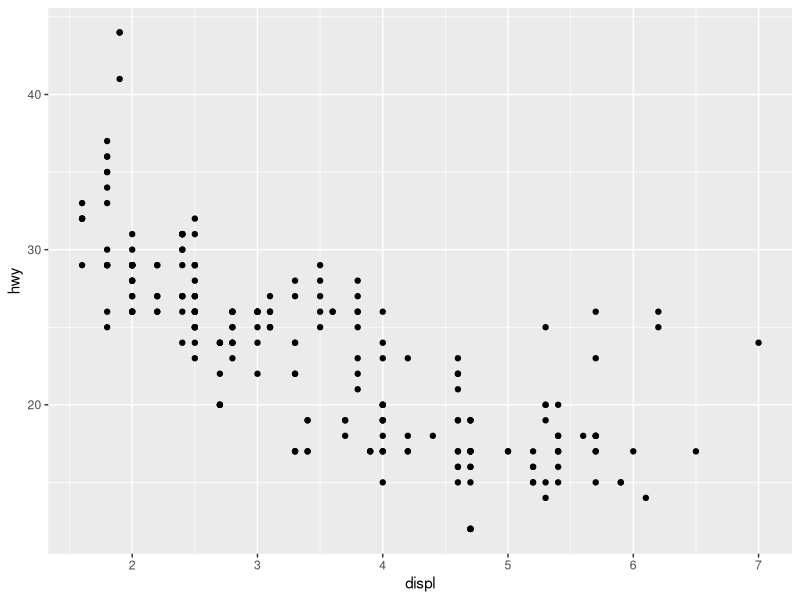
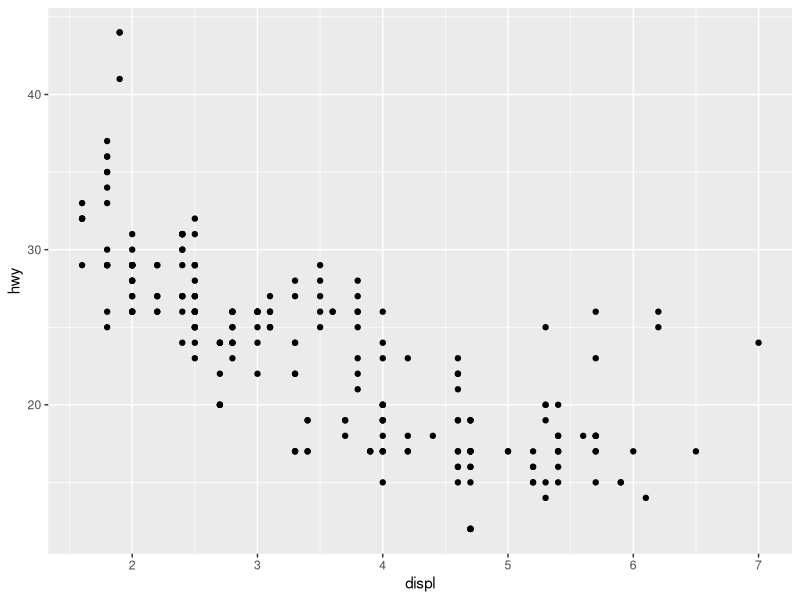
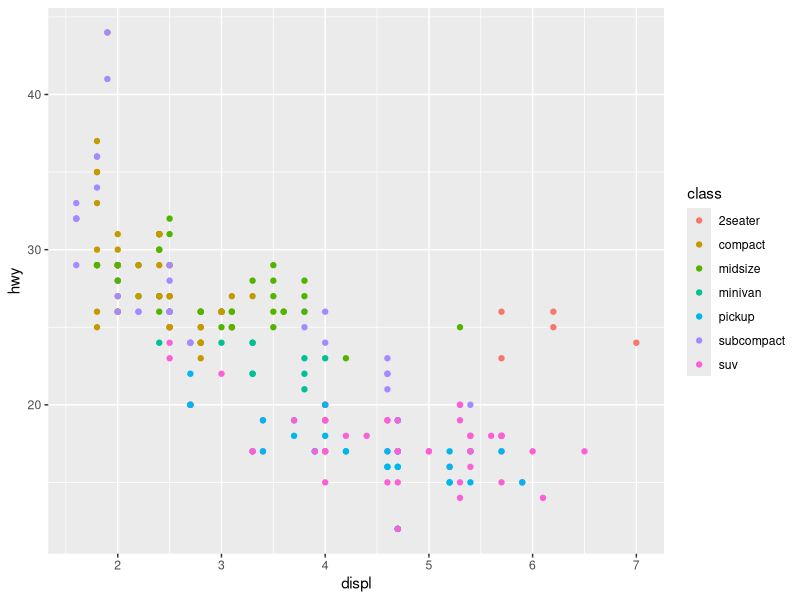
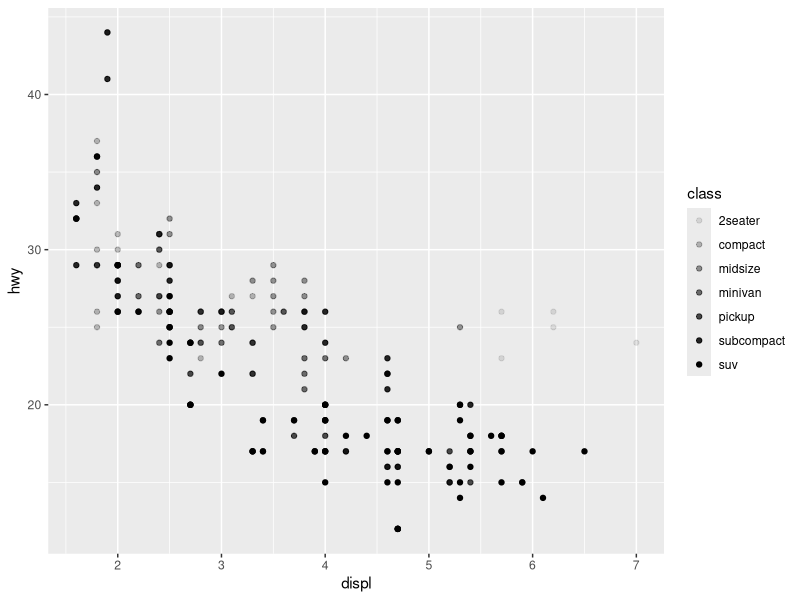
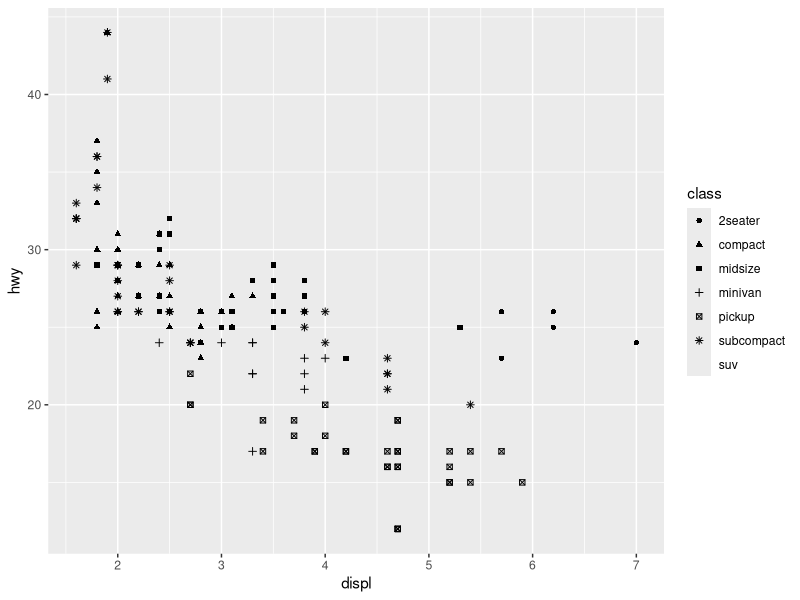
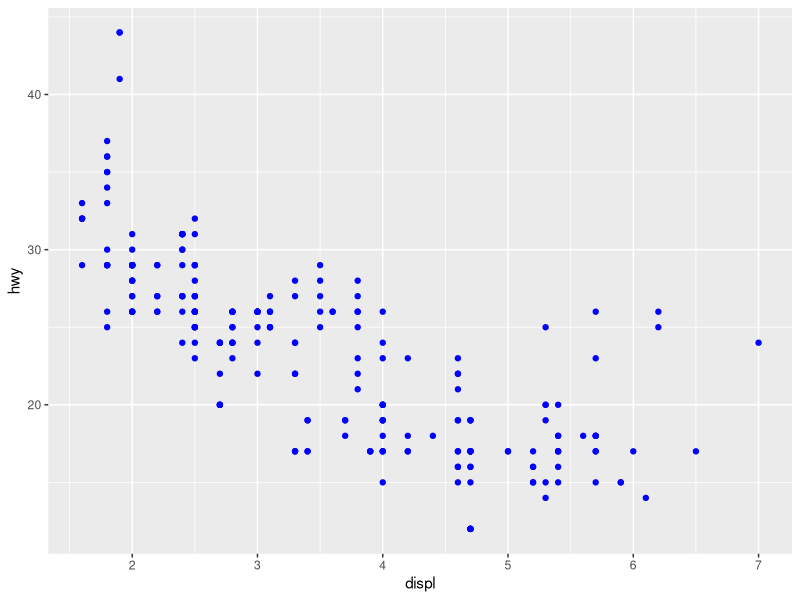
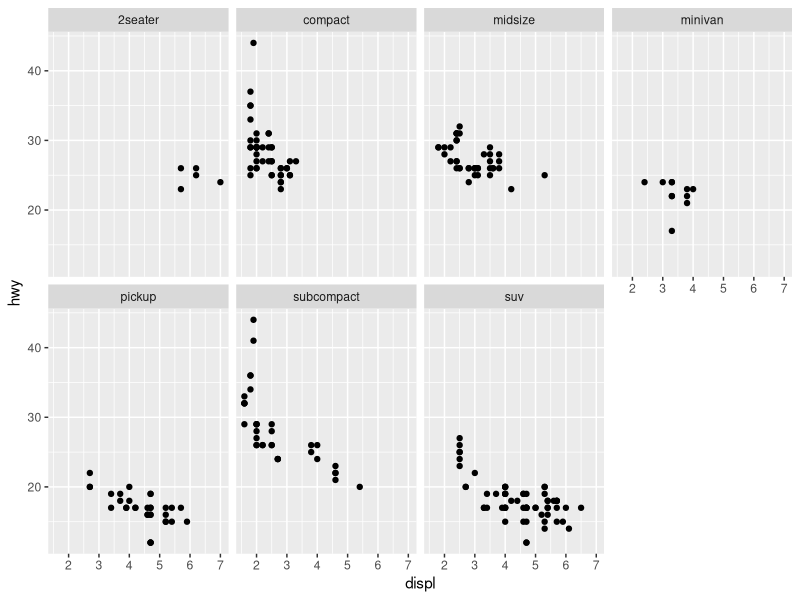
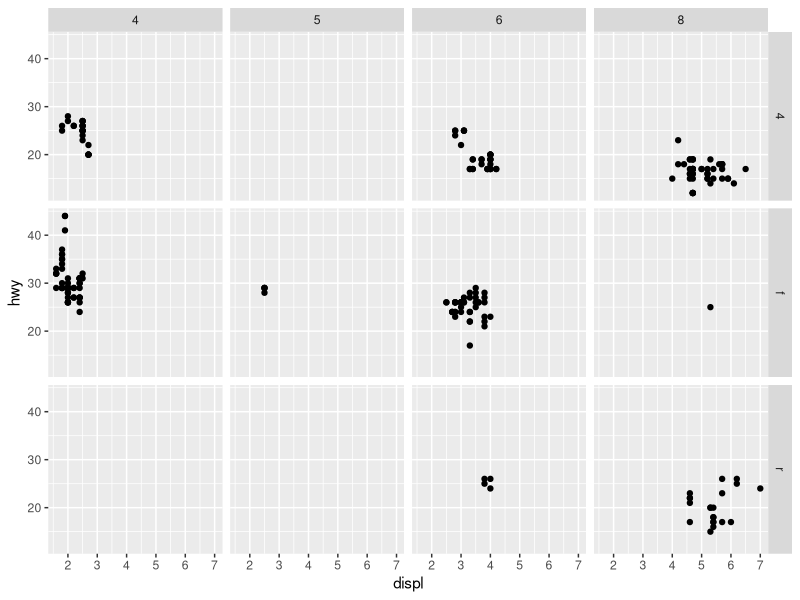

These charts were generated, in order, by the following R code:
# ggplot2 is one of the core members of the tidyverse
install.packages("tidyverse")
library(tidyverse)

# mpg data frame found in ggplot2
library(ggplot2)
ggplot2::mpg
str(mpg)
?mpg # or help(mpg)

# To plot mpg, run this code to put displ on the x-axis and hwy on the y-axis:
ggplot(mpg, aes(x = displ, y = hwy)) +
    geom_point()

# Alternate method
mpg %>% ggplot(aes(x = displ, y = hwy)) + #shortcut for pipe shift + command + m 
  geom_point()

# map the colors of points to the class variable to reveal the class of each car
ggplot(mpg, aes(x = displ, y = hwy, color = class)) + 
  geom_point()

# alpha aesthetic controls the transparency of the points
ggplot(mpg, aes(x = displ, y = hwy, alpha = class)) + 
  geom_point()

# shape aesthetic controls the shape of the points
ggplot(mpg, aes(x = displ, y = hwy, shape = class)) + 
  geom_point()

# set the aesthetic properties of your geom manually. all points blue
ggplot(mpg, aes(x = displ, y = hwy)) + 
  geom_point(color = "blue")

# split your plot into facets (subplots) each display one subset of the data
ggplot(mpg, aes(x = displ, y = hwy)) + 
  geom_point() + 
  facet_wrap(~ class, nrow = 2)

# facet plot on the combination of two variables add facet_grid()
ggplot(mpg, aes(x = displ, y = hwy)) + 
  geom_point() + 
  facet_grid(drv ~ cyl)
    
# smooth geom, a smooth line fitted to the data
ggplot(mpg, aes(x = displ, y = hwy)) + 
  geom_smooth()

# different line type for each unique value of the mapped variable
ggplot(mpg, aes(x = displ, y = hwy, linetype = drv)) + 
  geom_smooth()

# or color
ggplot(mpg, aes(x = displ, y = hwy, color = drv)) + 
  geom_smooth()

# display multiple geoms in the same plot
ggplot(data = mpg, aes(x = displ, y = hwy)) + 
  geom_point() + 
  geom_smooth()

# add color manually
ggplot(mpg, aes(x = displ, y = hwy)) + 
  geom_point(color ="blue") + 
  geom_smooth(color = "red")

# different color and a separate trend-line for each class
ggplot(data = mpg, aes(x = displ, y = hwy, color = class)) + 
  geom_point() + 
  geom_smooth()

# same graph without standard error 
ggplot(data = mpg, aes(x = displ, y = hwy, color = class)) + 
  geom_point() + 
  geom_smooth(se = FALSE)

# different color for each class with a single trend-line for entire data set
ggplot(data = mpg, aes(x = displ, y = hwy)) + 
  geom_point(aes(color = class)) + 
  geom_smooth(se = FALSE)

# Scales, let's start with a simple graph
ggplot(mpg, mapping = aes(x = cty, y = hwy)) + 
  geom_point()

# let's reverse scales
ggplot(mpg, mapping = aes(x = cty, y = hwy)) + 
  geom_point() +
  scale_x_reverse() +
  scale_y_reverse()

# Color Sclase
ggplot(mpg, mapping = aes(x = displ, y = hwy, color = class)) + 
  geom_point() +
  scale_color_brewer()

# Color Palettes
ggplot(mpg, mapping = aes(x = displ, y = hwy, color = class)) + 
  geom_point() +
  scale_color_brewer(palette = 5)
  
# create a bar graph based on the class variable (categorical)
ggplot(mpg, aes(x = class)) + 
  geom_bar()
# count is a new value obtained through statistical transformation

# we can do this manually
(class_count <- dplyr::count(mpg, class))

# create a bar graph based on the hwy variable (continuous)
ggplot(mpg, aes(x = hwy)) + 
  geom_histogram()

# create a stacked bar graph based on the drv variable (categorical)
ggplot(mpg, aes(x = class, fill = drv)) + 
  geom_bar()

# Cartesian Coordinate System
# Limit X Axis
ggplot(mpg, mapping = aes(x = displ, y = hwy)) +
  geom_point() + 
  coord_cartesian(xlim=c(0,5))

# Bar graph with flipped bars
ggplot(mpg, aes(x=class)) +
  geom_bar() +
  coord_flip()
  
# Facet Grid creates subplots based on two categorical variable
ggplot(mpg, mapping = aes(x = displ, y = hwy)) +
  geom_point() + 
  facet_grid(year ~ cyl)

# Labels and Annotations
ggplot(mpg, aes(x = displ, y = hwy, color = class)) +
  geom_point() +
  labs(title = "Fuel Efficiency by Engine Volume",
       subtitle = "Fuel Economy Data from 1998 to 2008 for 38 Popular Cae Models",
       x = "Engine Volume (Liters)",
       y = "Fuel Efficiency (Miles per Gallon",
       color = "Car Type")
# ctrl + shift + 6 (Maximize Plot Window)
